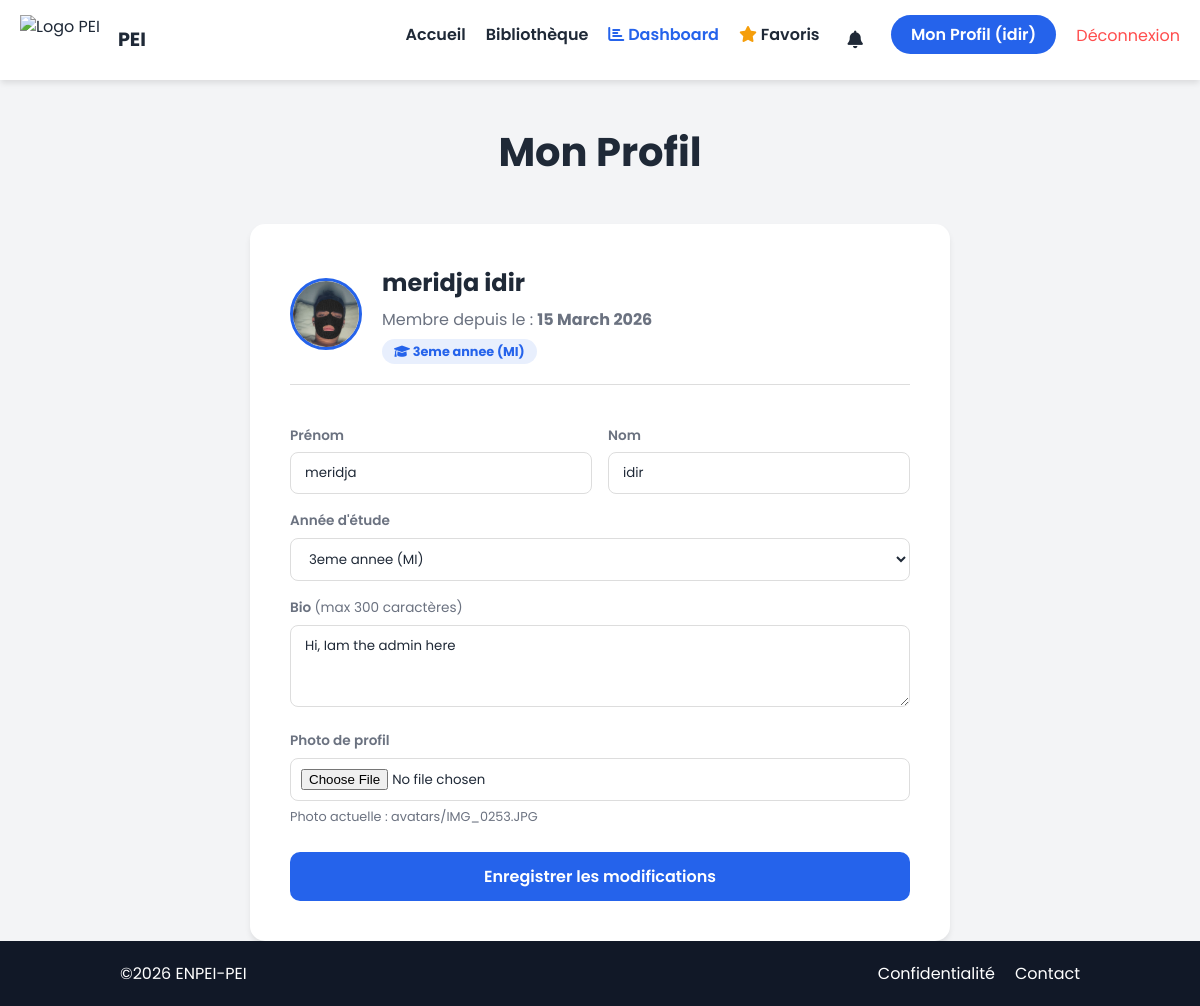
Screenshot of /profile/ (signed in) with the database file from the repository.
### core/models.py (models this page shows, shortened)
class StudentProfile(models.Model):
    YEAR_CHOICES = [
        ('1AP', '1ere annee'),
        ('2ST', '2eme annee (ST)'),
        ('2MI', '2eme annee (MI)'),
        ('3ST', '3eme annee (ST)'),
        ('3MI', '3eme annee (MI)'),
    ]
    user   = models.OneToOneField(User, on_delete=models.CASCADE, related_name='profile')
    avatar = models.ImageField(upload_to='avatars/', blank=True, null=True)
    year   = models.CharField(max_length=10, choices=YEAR_CHOICES, blank=True)
    bio    = models.TextField(max_length=300, blank=True)

### core/views.py (the view, shortened to what this page needs)
# urls.py: path('profile/', views.profile, name='profile'),       # ← NOUVEAU
@login_required
def profile(request):
    profile, _ = StudentProfile.objects.get_or_create(user=request.user)
    return render(
        request,
        "account.html",
        {
            "profile": profile,
            "year_choices": StudentProfile.YEAR_CHOICES,
        },
    )

### templates/account.html (shortened to what this page needs)
{% extends 'base.html' %}
{% load static %}
{% block content %}
<div class="page-header">
  <h1>Mon Profil</h1>
</div>
<section class="account-container" style="max-width:700px; margin:0 auto;">
  <div style="display:flex; align-items:center; gap:20px; margin-bottom:40px;
              border-bottom:1px solid var(--border-color); padding-bottom:20px;">
    {% if profile.avatar %}
      <img src="{{ profile.avatar.url }}" alt="Avatar"
           style="width:72px; height:72px; border-radius:50%; object-fit:cover;
                  border:3px solid var(--primary-color);">
    {% endif %}
    <div>
      <h2 style="margin:0;">
        {{ user.get_full_name|default:user.username }}
      </h2>
      <p style="color:var(--text-light); margin:5px 0;">
        Membre depuis le : <strong>{{ user.date_joined|date:"d F Y" }}</strong>
      </p>
      <span class="badge"
        style="background:rgba(37,99,235,0.1); color:var(--primary-color);
               padding:4px 12px; border-radius:15px;
               font-size:0.8rem; font-weight:bold;">
        <i class="fas fa-graduation-cap"></i>
        {% if profile.year %}
          {{ profile.get_year_display }}
        {% else %}
          Étudiant Actif
        {% endif %}
      </span>
    </div>
  </div>
  <form method="POST" enctype="multipart/form-data">
    <div style="display:grid; grid-template-columns:1fr 1fr;
                gap:16px; margin-bottom:16px;">
      <div>
        <label style="display:block; margin-bottom:6px; font-size:0.85rem;
                      font-weight:600; color:var(--text-light);">Prénom</label>
        <input type="text" name="first_name"
               value="{{ user.first_name }}"
               style="width:100%; padding:10px 14px; border-radius:8px;
                      border:1px solid var(--input-border);
                      background:var(--input-bg); color:var(--text-dark);
                      box-sizing:border-box;">
      </div>
      <div>
        <label style="display:block; margin-bottom:6px; font-size:0.85rem;
                      font-weight:600; color:var(--text-light);">Nom</label>
        <input type="text" name="last_name"
               value="{{ user.last_name }}"
               style="width:100%; padding:10px 14px; border-radius:8px;
                      border:1px solid var(--input-border);
                      background:var(--input-bg); color:var(--text-dark);
                      box-sizing:border-box;">
      </div>
    </div>
    <div style="margin-bottom:16px;">
      <label style="display:block; margin-bottom:6px; font-size:0.85rem;
                    font-weight:600; color:var(--text-light);">Année d'étude</label>
      <select name="year"
              style="width:100%; padding:10px 14px; border-radius:8px;
                     border:1px solid var(--input-border);
                     background:var(--input-bg); color:var(--text-dark);">
        {% for code, label in year_choices %}
          <option value="{{ code }}"
            {% if profile.year == code %}selected{% endif %}>
            {{ label }}
          </option>
        {% endfor %}
      </select>
    </div>
    <div style="margin-bottom:16px;">
      <label style="display:block; margin-bottom:6px; font-size:0.85rem;
                    font-weight:600; color:var(--text-light);">
        Bio <span style="font-weight:400;">(max 300 caractères)</span>
      </label>
      <textarea name="bio" maxlength="300" rows="3"
                style="width:100%; padding:10px 14px; border-radius:8px;
                       border:1px solid var(--input-border);
                       background:var(--input-bg); color:var(--text-dark);
                       resize:vertical; box-sizing:border-box;">{{ profile.bio }}</textarea>
    </div>
    <div style="margin-bottom:24px;">
      <label style="display:block; margin-bottom:6px; font-size:0.85rem;
                    font-weight:600; color:var(--text-light);">Photo de profil</label>
      <input type="file" name="avatar" accept="image/*"
             style="width:100%; padding:10px; border-radius:8px;
                    border:1px solid var(--input-border);
                    background:var(--input-bg); color:var(--text-dark);
                    box-sizing:border-box;">
      {% if profile.avatar %}
        <p style="margin:6px 0 0; font-size:0.8rem; color:var(--text-light);">
          Photo actuelle : {{ profile.avatar.name }}
        </p>
      {% endif %}
    </div>
    <button type="submit" class="btn-primary"
            style="width:100%; padding:12px; border-radius:10px;
                   border:none; cursor:pointer;
                   font-size:1rem; font-weight:600;">
      Enregistrer les modifications
    </button>
  </form>
</section>
{% endblock %}

### templates/base.html (shortened to what this page needs)
{% load static %}
<!doctype html>
<html lang="fr">
<head>
  <link rel="stylesheet" href="{% static 'css/style.css' %}" />
  <link rel="stylesheet" href="https://cdnjs.cloudflare.com/ajax/libs/font-awesome/6.0.0/css/all.min.css"
 />
</head>
<body class="site-container">
  <nav class="navbar">
    <div class="logo">
      <img src="{% static 'images/enpei.png' %}" alt="Logo PEI" />
      <span class="nav-links" style="font-weight: 700; font-size: 1.2em; font-family: 'Poppins', sans-serif;">PEI</span>
    </div>
    <ul class="nav-links">
      <li><a href="{% url 'home' %}">Accueil</a></li>
      <li><a href="{% url 'library' %}">Bibliothèque</a></li>
      {% if user.is_authenticated %}
      {% if user.is_staff %}
      <li>
        <a href="{% url 'dashboard' %}" style="color: var(--primary-color); font-weight: 600;">
          <i class="fas fa-chart-bar"></i> Dashboard
        </a>
      </li>
      {% endif %}
      <li>
        <a href="{% url 'favoris' %}" style="color:var(--text-dark);">
          <i class="fas fa-star" style="color:#f59e0b;"></i> Favoris
        </a>
      </li>
      <li style="position: relative;">
        <button id="notif-btn" onclick="toggleNotifs()" style="background:none; border:none; cursor:pointer;
                 color:var(--text-dark); font-size:1.1rem;
                 position:relative; padding:4px 8px;">
          <i class="fas fa-bell"></i>
        </button>
      </li>
      <li><a href="{% url 'profile' %}" class="btn-account">
          Mon Profil ({{ user.username }})
        </a></li>
      <li>
        <form method="POST" action="{% url 'logout' %}" style="display:inline;">
          <button type="submit" style="background:none; border:none; cursor:pointer;
             color:#ff4d4d; font-size:1rem; font-family:inherit; padding:0;">
            Déconnexion
          </button>
        </form>
      </li>
      {% else %}
      <li><a href="{% url 'login' %}" class="btn-account">Se connecter</a></li>
      {% endif %}
    </ul>
  </nav>
  <main class="site-content">
    {% block content %}
    {% endblock %}
  </main>
  <footer class="site-footer">
    <div class="footer-content">
      <p>&copy;2026 ENPEI-PEI </p>
      <ul class="footer-links">
        <li><a href="#">Confidentialité</a></li>
        <li><a href="#">Contact</a></li>
      </ul>
    </div>
  </footer>
</body>

### static/css/style.css (style rules this page uses)
:root { --bg-color: #f3f4f6; --bg-secondary: #f0f2f5; --card-bg: #ffffff; --text-dark: #1f2937; --text-light: #6b7280; --text-inverse: #ffffff; --primary-color: #2563eb; --secondary-color: #1e40af; --accent-color: #fbbf24; --border-color: #dddddd; --input-bg: #ffffff; --input-border: #dddddd; --shadow: 0 4px 6px -1px rgba(0, 0, 0, 0.1); --hero-gradient: linear-gradient(135deg, #e0e7ff 0%, #f3f4f6 100%); --task-bg: #eff6ff; --hover-bg: #e0e7ff; }
html { overflow-y: scroll; height: 100%; }
* { margin: 0; padding: 0; box-sizing: border-box; font-family: "Poppins", "Open Sans", sans-serif; }
body { background-color: var(--bg-color); color: var(--text-dark); line-height: 1.6; font-family: "Open Sans", sans-serif; transition: background 0.3s ease, color 0.3s ease; height: 100%; display: flex; flex-direction: column; min-height: 100vh; }
a { text-decoration: none; color: inherit; transition: 0.3s; }
ul { list-style: none; }
.service-card, .book-card, .course-card, .day-column, .account-container, .chat-sidebar, .chat-options-header, .chat-input-area, nav.navbar { background-color: var(--card-bg); border-color: var(--border-color); transition: background-color 0.3s ease, border-color 0.3s ease; }
.navbar { display: flex; justify-content: space-between; align-items: center; background-color: var(--navbar-bg); height: 80px; width: 100%; line-height: 1.5; position: fixed; top: 0; left: 0; padding: 0 20px; box-sizing: border-box; z-index: 1000; box-shadow: var(--shadow); }
.logo { display: flex; align-items: center; height: 100%; margin-right: 0; }
.logo img { height: 60px; margin-right: 10px; }
.nav-links { display: flex; list-style: none; gap: 20px; margin: 0; padding: 0; }
ul.nav-links li a { font-weight: 600; color: var(--text-dark); font-size: 16px; }
.btn-account { background-color: var(--primary-color); color: var(--text-inverse) !important; padding: 8px 20px; border-radius: 25px; }
.btn-primary { background-color: var(--primary-color); color: var(--text-inverse); padding: 12px 30px; border-radius: 8px; font-weight: 600; border: none; cursor: pointer; }
footer { background-color: #111827; color: #ffffff; padding: 20px 10%; text-align: center; }
.footer-content { display: flex; justify-content: space-between; align-items: center; }
.footer-links { display: flex; gap: 20px; }
.page-header { padding: 120px 10% 40px; background: var(--bg-color); text-align: center; }
.page-header h1 { font-size: 2.5rem; color: var(--text-dark); }
.account-container { max-width: 800px; margin: 40px auto; padding: 40px; border-radius: 15px; box-shadow: var(--shadow); }
.site-footer { flex-shrink: 0; }
.site-content { flex: 1; }
.site-container { display: flex; flex-direction: column; min-height: 100vh; margin: 0; }
.logo { display: flex; align-items: center; gap: 8px; height: 100%; }
.logo img { height: 50px; display: block; }

### rows the page displays
StudentProfile: avatar (picture), year "3eme annee (MI)", bio "Hi, Iam the admin here", avatar.name "avatars/IMG_0253.JPG"

### other values shown
{{ user.username }} "idir"
{{ user.get_full_name|default:user.username }} "meridja idir"
{{ user.date_joined|date:"d F Y" }} "15 March 2026"
